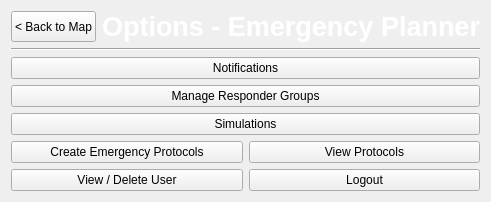
      <widget class="QWidget" name="menuEP">
       <layout class="QVBoxLayout" name="verticalLayout_2">
        <item>
         <layout class="QHBoxLayout" name="titleEP">
          <item>
           <widget class="QPushButton" name="backMapEP">
            <property name="sizePolicy">
             <sizepolicy hsizetype="Preferred" vsizetype="Preferred">
              <horstretch>0</horstretch>
              <verstretch>0</verstretch>
             </sizepolicy>
            </property>
            <property name="font">
             <font>
              <family>Helvetica</family>
             </font>
            </property>
            <property name="text">
             <string>&lt; Back to Map</string>
            </property>
           </widget>
          </item>
          <item>
           <widget class="QLabel" name="optionsEP">
            <property name="sizePolicy">
             <sizepolicy hsizetype="Expanding" vsizetype="Preferred">
              <horstretch>0</horstretch>
              <verstretch>0</verstretch>
             </sizepolicy>
            </property>
            <property name="font">
             <font>
              <family>Helvetica</family>
              <pointsize>20</pointsize>
              <weight>75</weight>
              <bold>true</bold>
             </font>
            </property>
            <property name="styleSheet">
             <string notr="true">color: white</string>
            </property>
            <property name="text">
             <string>Options - Emergency Planner</string>
            </property>
            <property name="alignment">
             <set>Qt::AlignRight|Qt::AlignTrailing|Qt::AlignVCenter</set>
            </property>
           </widget>
          </item>
         </layout>
        </item>
        <item>
         <widget class="Line" name="lineEP">
          <property name="sizePolicy">
           <sizepolicy hsizetype="Minimum" vsizetype="Fixed">
            <horstretch>0</horstretch>
            <verstretch>0</verstretch>
           </sizepolicy>
          </property>
          <property name="styleSheet">
           <string notr="true">color: white</string>
          </property>
          <property name="orientation">
           <enum>Qt::Horizontal</enum>
          </property>
         </widget>
        </item>
        <item>
         <widget class="QPushButton" name="commEP">
          <property name="sizePolicy">
           <sizepolicy hsizetype="Minimum" vsizetype="Preferred">
            <horstretch>0</horstretch>
            <verstretch>0</verstretch>
           </sizepolicy>
          </property>
          <property name="text">
           <string>Notifications</string>
          </property>
         </widget>
        </item>
        <item>
         <widget class="QPushButton" name="groupEP">
          <property name="sizePolicy">
           <sizepolicy hsizetype="Minimum" vsizetype="Preferred">
            <horstretch>0</horstretch>
            <verstretch>0</verstretch>
           </sizepolicy>
          </property>
          <property name="text">
           <string>Manage Responder Groups</string>
          </property>
         </widget>
        </item>
        <item>
         <widget class="QPushButton" name="simulationsButton">
          <property name="sizePolicy">
           <sizepolicy hsizetype="Minimum" vsizetype="Preferred">
            <horstretch>0</horstretch>
            <verstretch>0</verstretch>
           </sizepolicy>
          </property>
          <property name="text">
           <string>Simulations</string>
          </property>
         </widget>
        </item>
        <item>
         <layout class="QHBoxLayout" name="simLayout">
          <item>
           <widget class="QPushButton" name="protocolEP">
            <property name="sizePolicy">
             <sizepolicy hsizetype="Minimum" vsizetype="Preferred">
              <horstretch>0</horstretch>
              <verstretch>0</verstretch>
             </sizepolicy>
            </property>
            <property name="text">
             <string>Create Emergency Protocols</string>
            </property>
           </widget>
          </item>
          <item>
           <widget class="QPushButton" name="viewProt">
            <property name="sizePolicy">
             <sizepolicy hsizetype="Minimum" vsizetype="Preferred">
              <horstretch>0</horstretch>
              <verstretch>0</verstretch>
             </sizepolicy>
            </property>
            <property name="text">
             <string>View Protocols</string>
            </property>
           </widget>
          </item>
         </layout>
        </item>
        <item>
         <layout class="QHBoxLayout" name="botEP">
          <item>
           <widget class="QPushButton" name="deleteEP">
            <property name="sizePolicy">
             <sizepolicy hsizetype="Minimum" vsizetype="Preferred">
              <horstretch>0</horstretch>
              <verstretch>0</verstretch>
             </sizepolicy>
            </property>
            <property name="text">
             <string>View / Delete User</string>
            </property>
           </widget>
          </item>
          <item>
           <widget class="QPushButton" name="logoutEP">
            <property name="sizePolicy">
             <sizepolicy hsizetype="Minimum" vsizetype="Preferred">
              <horstretch>0</horstretch>
              <verstretch>0</verstretch>
             </sizepolicy>
            </property>
            <property name="text">
             <string>Logout</string>
            </property>
           </widget>
          </item>
         </layout>
        </item>
       </layout>
      </widget>
